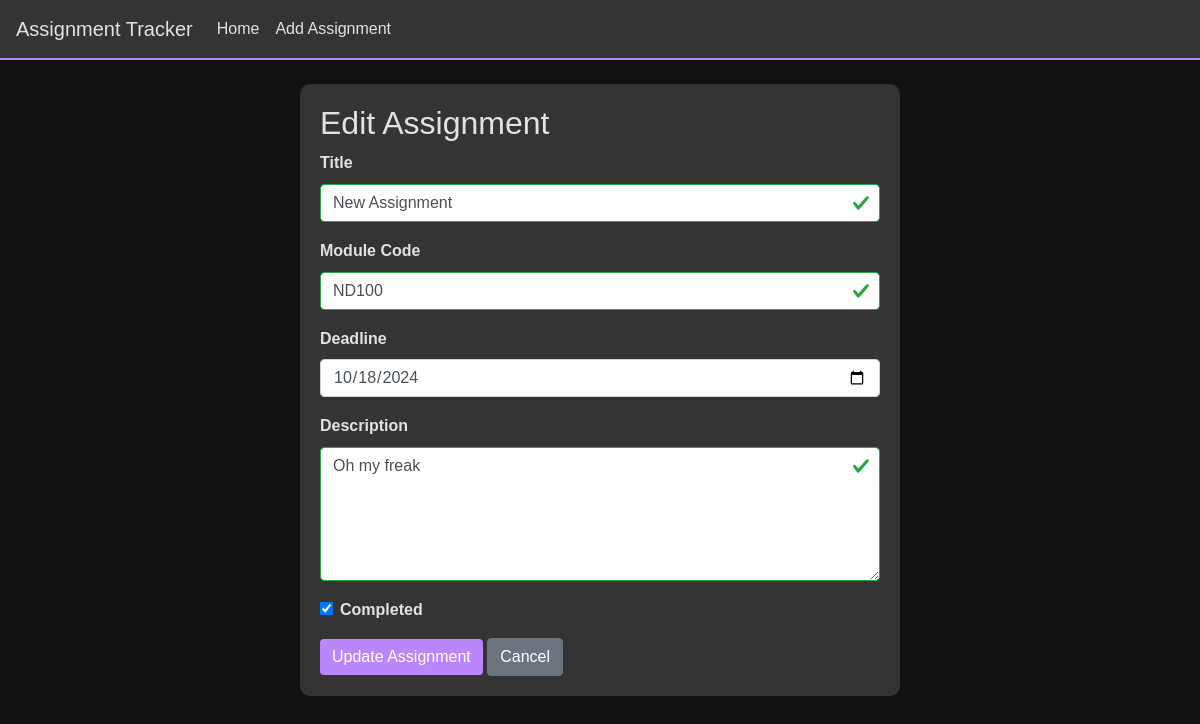
/edit-assignment/4, run on an earlier commit of the app's database.
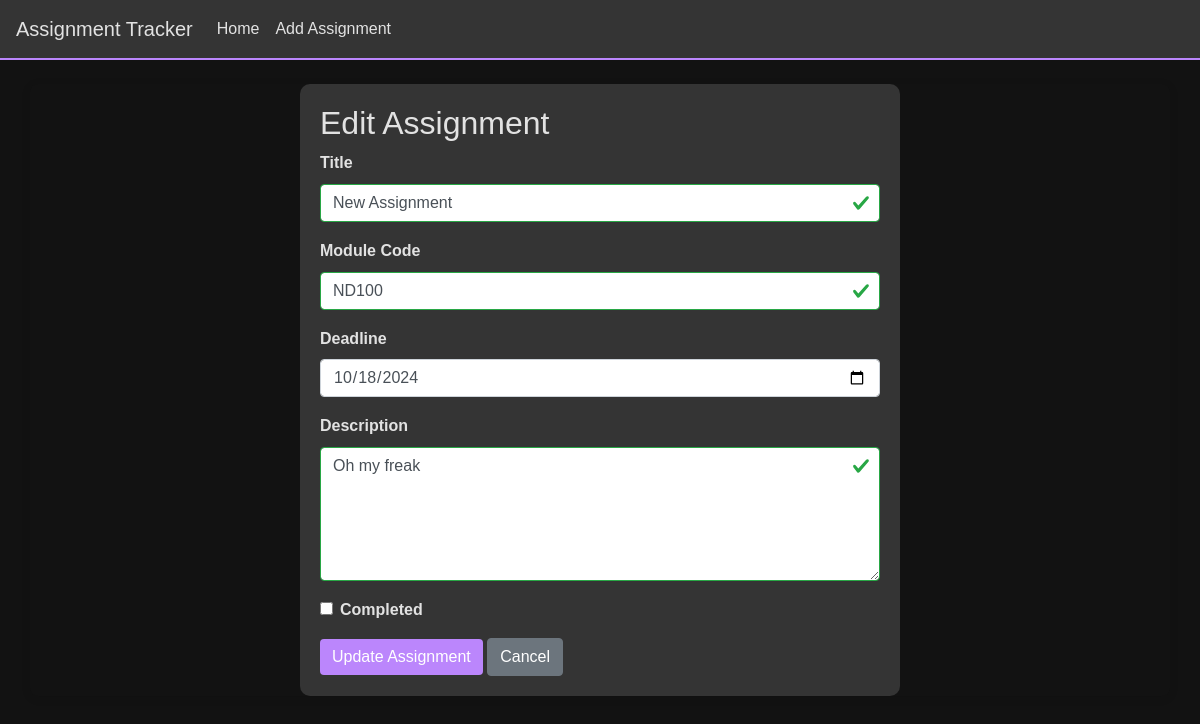
And on a later commit of the database.
### app/models.py (models this page shows, shortened)
class Assignment(db.Model):
    id = db.Column(db.Integer, primary_key=True)
    title = db.Column(db.String(100), nullable=False)  # Assessment title
    module_code = db.Column(db.String(20), nullable=False)  # Module code
    deadline = db.Column(db.DateTime, nullable=False)  # Deadline date
    description = db.Column(db.Text, nullable=True)  # Short description
    is_completed = db.Column(db.Boolean, default=False)  # Completion status
    date_created = db.Column(db.DateTime, default=datetime.utcnow)  # Timestamp for when the assignment was added

### app/views.py (the view, shortened to what this page needs)
@app.route("/edit-assignment/<int:assignment_id>", methods=['GET','Post'])
def edit_assignment(assignment_id):
    assignment = Assignment.query.get(assignment_id)
    if assignment is None:
        return render_template("404.html", message="Assignment doesn't exist!"), 404
    form = AssignmentForm(object=assignment)
    return render_template("edit_assignment.html", form=form, assignment=assignment)

### app/forms.py (shortened to what this page needs)
class AssignmentForm(FlaskForm):
    title = StringField('Assignment Title', validators=[DataRequired()])
    module_code = StringField('Module Code', validators=[DataRequired()])
    deadline = DateField('Deadline (YYYY-MM-DD)', format='%Y-%m-%d', validators=[DataRequired()])
    description = TextAreaField('Description', validators=[DataRequired()])
    is_completed = BooleanField('Completed?')
    submit = SubmitField('Submit')

### app/templates/edit_assignment.html (shortened to what this page needs)
{% extends "base.html" %}
{% block head%}
    <link rel="stylesheet" href="../static/deadlineValidationStyles.css">
    <link rel="stylesheet" href="../static/editStyles.css">
{% endblock %}
{% block content %}
<div class="edit-assignment-form">
    <h2>Edit Assignment</h2>
    <form method="POST" action="{{ url_for('edit_assignment', assignment_id=assignment.id) }}">
        <div class="form-group">
            <label for="title">Title</label>
            {{ form.title(class="form-control", id="title", value=assignment.title) }}
        </div>
        <div class="form-group">
            <label for="module_code">Module Code</label>
            {{ form.module_code(class="form-control", id="module_code", value=assignment.module_code) }}
        </div>
        <div class="form-group">
            <label for="deadline">Deadline</label>
            {{ form.deadline(class='form-control', value=assignment.deadline.strftime('%Y-%m-%d')) }}
        </div>
        <div class="form-group">
            <label for="description">Description</label>
            <textarea class="form-control" id="description" name="description" rows="5">{{ assignment.description }}</textarea>
        </div>
        <div class="form-group form-check">
            {{ form.is_completed(class="form-check-input", id="is_completed", checked=assignment.is_completed) }}
            <label class="form-check-label" for="is_completed">Completed</label>
        </div>
        <button type="submit" class="btn btn-primary" id="submitBtn">Update Assignment</button>
        <a href="{{ url_for('index') }}" class="btn btn-secondary">Cancel</a>
    </form>
</div>
{% endblock %}

What changed in the data, as far as the page shows it:
changed Assignment "New Assignment": is_completed "☑" → "☐"
